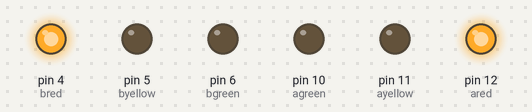
A sketch run on a simulated Arduino Uno, built with avr-gcc and run on an emulated ATmega328P. Parts: output pins drawn as LEDs (lit = HIGH).

Above: at 0.5 s.
At 2.5 s:
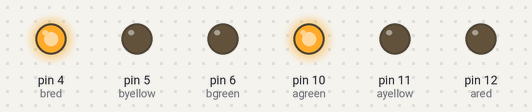
At 3.5 s:
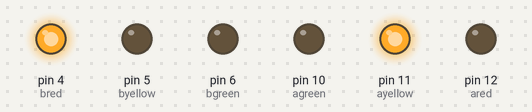
At 5.5 s:
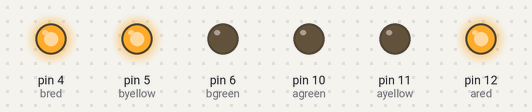
At 7.5 s:
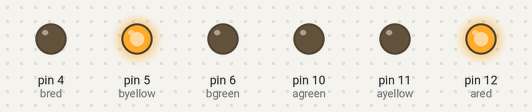
At 9.5 s:
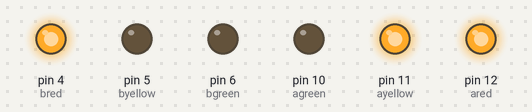
Timing chart, 0 to 10.4 s (numbered marks = the images above):
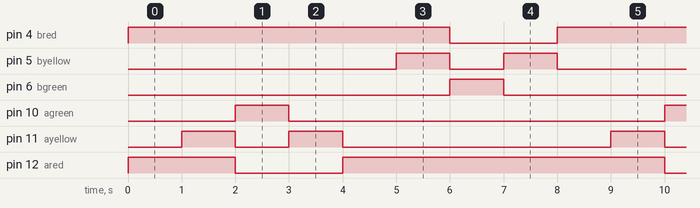

Measured:
- by itself, pin 4 (bred), pin 12 (ared): alternates HIGH for 6.0 s and LOW for 2.0 s
- by itself, pin 5 (byellow), pin 11 (ayellow): repeats every 8.0 s: LOW 1.0 s, HIGH 1.0 s, LOW 5.0 s, HIGH 1.0 s
- by itself, pin 6 (bgreen), pin 10 (agreen): alternates HIGH for 1.0 s and LOW for 7.0 s

The sketch:

blinking_traficlight.ino
```cpp
// the setup function runs once when you press reset or power the board
int agreen = 10;
int ayellow = 11;
int ared = 12;
int bgreen = 6;
int byellow = 5;
int bred = 4;

void setup() {
  // initialize digital pin LED_BUILTIN as an output.
  pinMode(agreen, OUTPUT);
  pinMode(ayellow, OUTPUT);
  pinMode(ared, OUTPUT);
  pinMode(bgreen, OUTPUT);
  pinMode(byellow, OUTPUT);
  pinMode(bred, OUTPUT);
  digitalWrite(bred, HIGH);
  digitalWrite(ared, HIGH);
}

// the loop function runs over and over again forever
void loop() {
  aLoop();
  bLoop();
}

void aLoop(){
  delay(1000);
  digitalWrite(ayellow, HIGH);
  delay(1000);
  digitalWrite(ayellow, LOW);
  digitalWrite(ared, LOW);
  digitalWrite(agreen, HIGH);
  delay(1000);
  digitalWrite(agreen, LOW);
  digitalWrite(ayellow, HIGH);
  delay(1000);
  digitalWrite(ayellow, LOW);
  digitalWrite(ared, HIGH);
}

void bLoop(){
  delay(1000);
  digitalWrite(byellow, HIGH);
  delay(1000);
  digitalWrite(byellow, LOW);
  digitalWrite(bred, LOW);
  digitalWrite(bgreen, HIGH);
  delay(1000);
  digitalWrite(bgreen, LOW);
  digitalWrite(byellow, HIGH);
  delay(1000);
  digitalWrite(byellow, LOW);
  digitalWrite(bred, HIGH);
}
```
